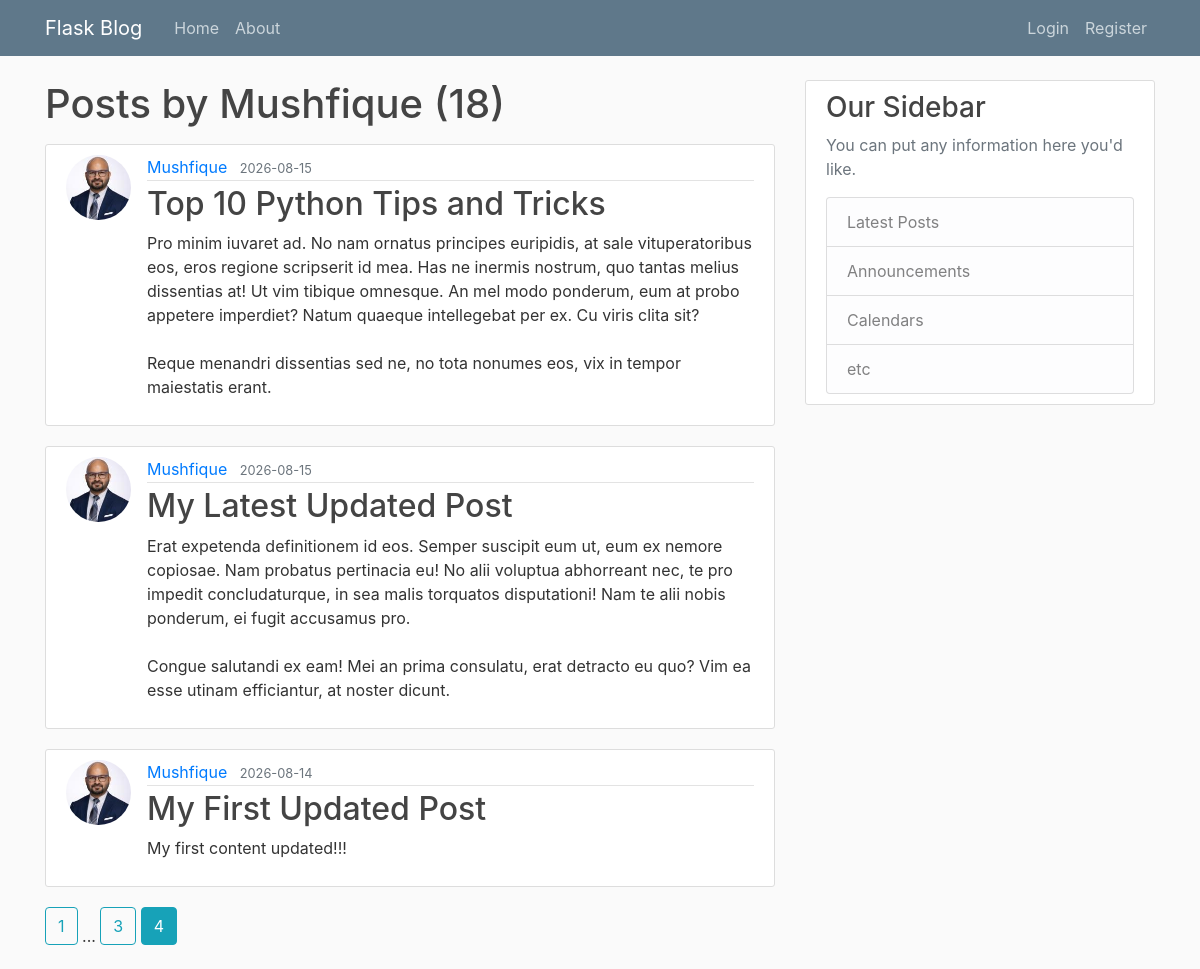
The page /user/Mushfique?page=4 on the database as committed earlier.
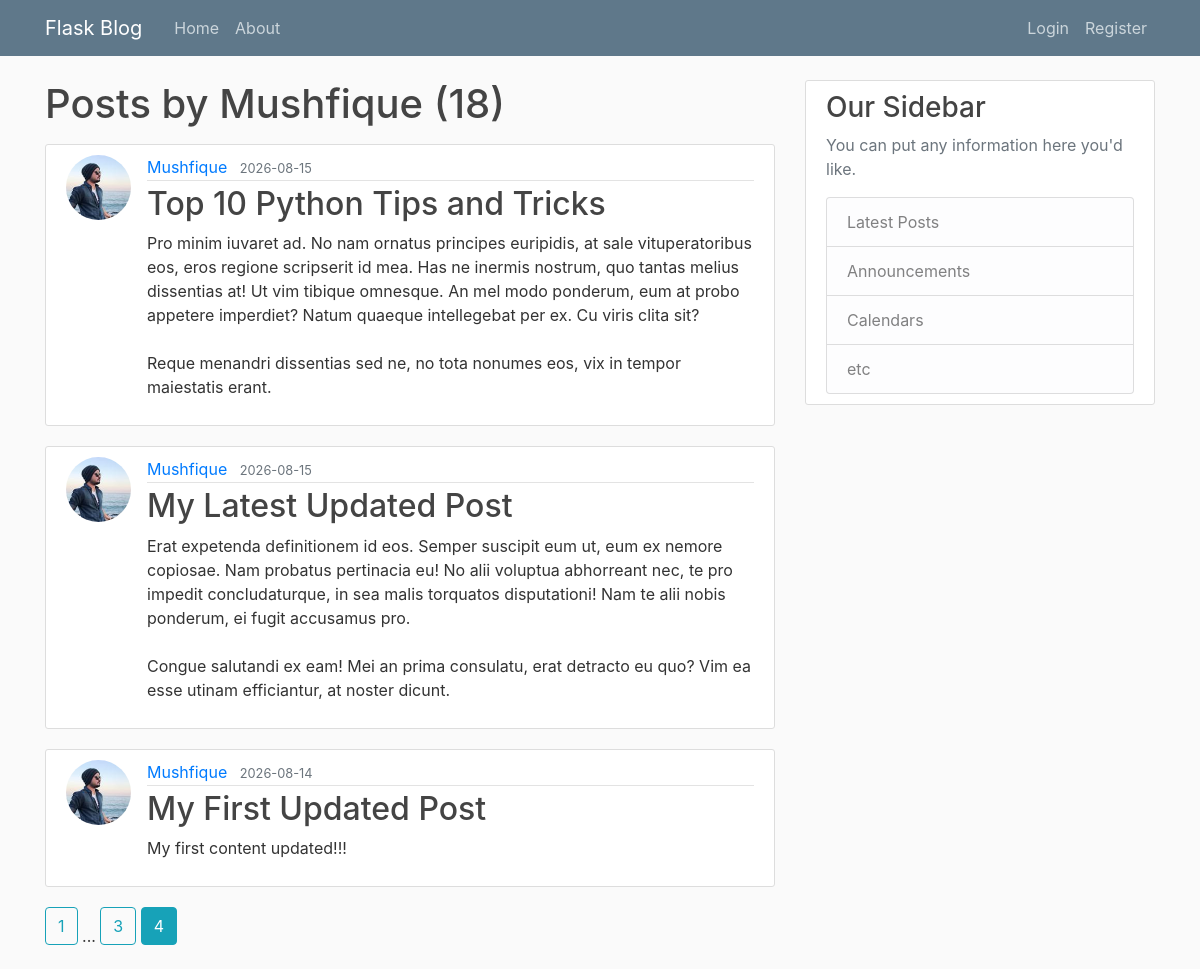
The same page on the database as committed later.
### flask_app/models.py (models this page shows, shortened)
class Post(db.Model):
    id = db.Column(db.Integer, primary_key=True)
    title = db.Column(db.String(100), nullable=False)
    date_posted = db.Column(db.DateTime, nullable=False, default=datetime.now(timezone.utc))
    content = db.Column(db.Text, nullable=False)
    user_id = db.Column(db.Integer, db.ForeignKey('user.id'), nullable=False)

class User(db.Model, UserMixin):
    id = db.Column(db.Integer, primary_key=True)
    username = db.Column(db.String(20), unique=True, nullable=False)
    email = db.Column(db.String(120), unique=True, nullable=False)
    image_file = db.Column(db.String(20), nullable=False, default='default.jpg')
    password = db.Column(db.String(60), nullable=False)
    posts = db.relationship('Post', backref='author', lazy=True)

### flask_app/routes.py (the view)
@app.route("/user/<string:username>")
def user_posts(username):
    page = request.args.get('page', 1, type=int)
    user = User.query.filter_by(username=username).first_or_404()
    posts = Post.query.filter_by(author=user)\
        .order_by(Post.date_posted.desc())\
        .paginate(per_page=5, page=page)
    return render_template("user_posts.html", posts=posts, user=user)

### flask_app/templates/user_posts.html
{% extends "layout.html" %} {% block content %}
<h1 class="mb-3">Posts by {{ user.username }} ({{ posts.total }})</h1>
{% for post in posts.items %}
<article class="media content-section">
  <img
    class="rounded-circle article-img"
    src="{{ url_for('static', filename='profile_pics/' + post.author.image_file) }}"
  />
  <div class="media-body">
    <div class="article-metadata">
      <a
        class="mr-2"
        href="{{ url_for('user_posts', username=post.author.username) }}"
        >{{ post.author.username }}</a
      >
      <small class="text-muted"
        >{{ post.date_posted.strftime('%Y-%m-%d') }}</small
      >
    </div>
    <h2>
      <a class="article-title" href="{{ url_for('post', post_id=post.id) }}"
        >{{ post.title }}</a
      >
    </h2>
    <p class="article-content">{{ post.content }}</p>
  </div>
</article>
{% endfor %} {% for page_num in posts.iter_pages(left_edge=1, right_edge=1,
left_current=1, right_current=1) %} {% if page_num %} {% if page_num ==
posts.page %}
<a
  class="btn btn-info mb-4"
  href="{{ url_for('user_posts', username=user.username, page=page_num) }}"
  >{{ page_num }}</a
>
{% else %}
<a
  class="btn btn-outline-info mb-4"
  href="{{ url_for('user_posts', username=user.username, page=page_num) }}"
  >{{ page_num }}</a
>
{% endif %} {% else %} ... {% endif %} {% endfor %} {% endblock content %}

Rows that differ between the two databases and show on the page:
changed through a linked row, Post "Top 10 Python Tips and Tricks": image_file: a different picture
changed through a linked row, Post "My Latest Updated Post": image_file: a different picture
changed through a linked row, Post "My First Updated Post": image_file: a different picture
